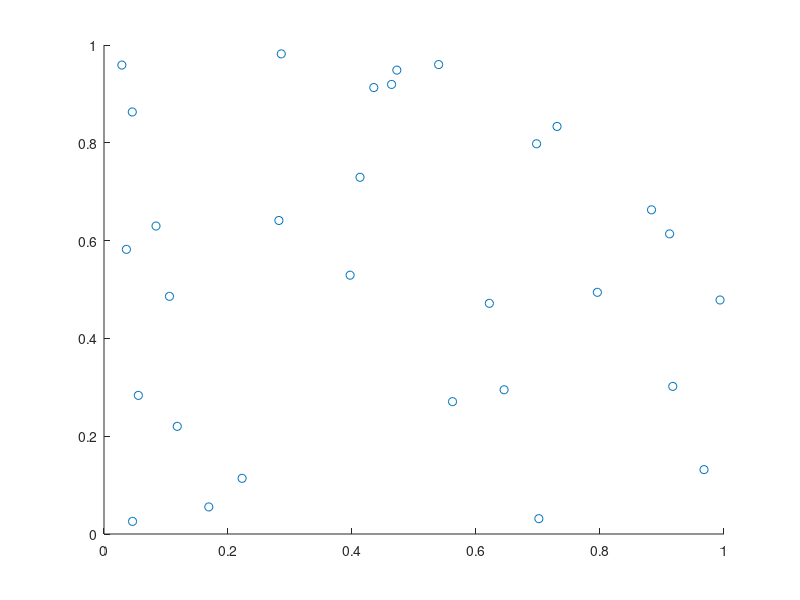

The MATLAB source for this figure:
% y=f(x);
y=log(23);
z=sin(30);
z1=sind(30);
X=rand(5);
Y=log(X);
Z=sin(X);
%
a=mod(37,5);
%%%%%
XX=zeros(23,45);
YY=ones(5);
%%%%
AA=rand(45,23);
b=rand;
BB=randi([2,4],2);
C=randperm(4);
D=randn(4);
%%%%
F=randi([0,1],5);
%spy(F);
XY=rand(23);
% imagesc(XY);
% colorbar;
Xvec=rand(30,1);
Yvec=rand(30,1);
%plot(Xvec,Yvec);
scatter(Xvec, Yvec);